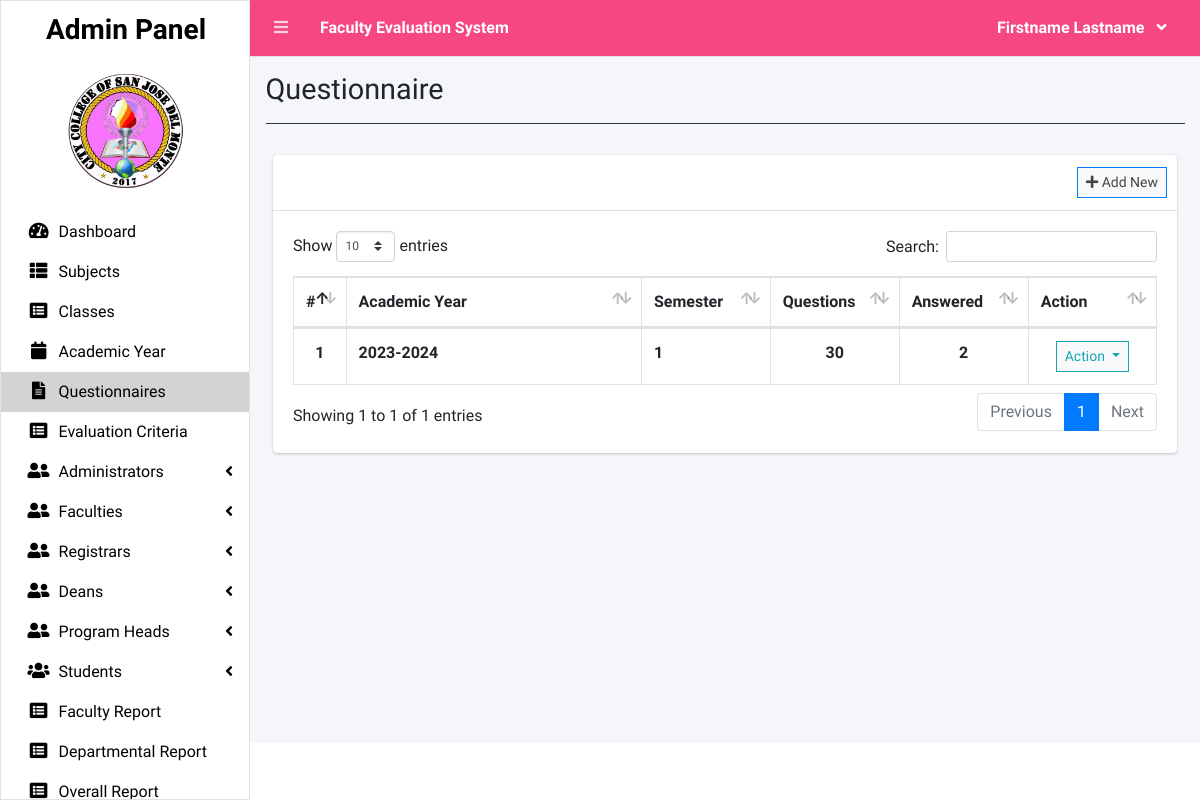
/index.php?page=questionnaire (signed in), run on an earlier commit of the app's database.
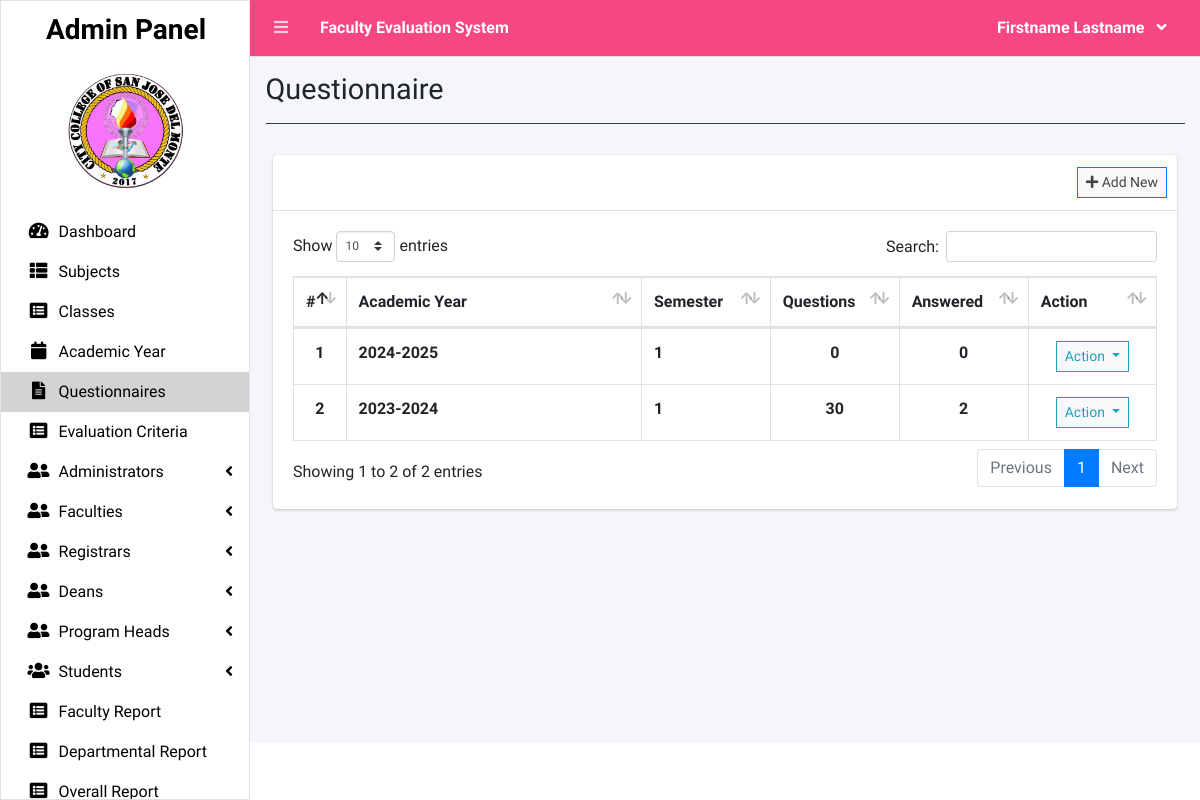
And on a later commit of the database.
### tables this page shows
CREATE TABLE `academic_list` (
  `id` int(30) NOT NULL,
  `year` text NOT NULL,
  `semester` int(30) NOT NULL,
  `is_default` tinyint(1) NOT NULL DEFAULT 0,
  `status` int(1) NOT NULL DEFAULT 0 COMMENT '0=Pending,1=Start,2=Closed'
);

### admin/questionnaire.php (the view, shortened to what this page needs)
<?php include 'db_connect.php' ?>
<div class="col-lg-12">
	<div class="card card-outline card-primary" style="border-top:#f74780;">
		<div class="card-header">
			<div class="card-tools">
				<a class="btn btn-block btn-sm btn-default btn-flat border-primary new_academic" href="javascript:void(0)"><i class="fa fa-plus"></i> Add New</a>
			</div>
		</div>
		<div class="card-body">
			<table class="table tabe-hover table-bordered" id="list">
				<colgroup>
					<col width="5%">
					<col width="35%">
					<col width="15%">
					<col width="15%">
					<col width="15%">
					<col width="15%">
				</colgroup>
				<thead>
					<tr>
						<th class="text-center">#</th>
						<th>Academic Year</th>
						<th>Semester</th>
						<th>Questions</th>
						<th>Answered</th>
						<th>Action</th>
					</tr>
				</thead>
				<tbody>
					<?php
					$i = 1;
					$qry = $conn->query("SELECT * FROM academic_list order by abs(year) desc,abs(semester) desc ");
					while ($row = $qry->fetch_assoc()) :
						$questions = $conn->query("SELECT * FROM question_list where academic_id ={$row['id']} ")->num_rows;
						$answers = $conn->query("SELECT * FROM evaluation_list where academic_id ={$row['id']} ")->num_rows;
					?>
						<tr>
							<th class="text-center"><?php echo $i++ ?></th>
							<td><b><?php echo $row['year'] ?></b></td>
							<td><b><?php echo $row['semester'] ?></b></td>
							<td class="text-center"><b><?php echo number_format($questions) ?></b></td>
							<td class="text-center"><b><?php echo number_format($answers) ?></b></td>
							<td class="text-center">
								<button type="button" class="btn btn-default btn-sm btn-flat border-info wave-effect text-info dropdown-toggle" data-toggle="dropdown" aria-expanded="true">
									Action
								</button>
							</td>
						</tr>
					<?php endwhile; ?>
				</tbody>
			</table>
		</div>
	</div>
</div>

What changed in the data, as far as the page shows it:
added academic_list: year "2024-2025", semester "1", questions "0", answers "0"
Also different on the page:
text written by a page script: "Show entries Search: Showing 1 to 1 of 1 entries Previous 1 Next" → "Show entries Search: Showing 1 to 2 of 2 entries Previous 1 Next"
